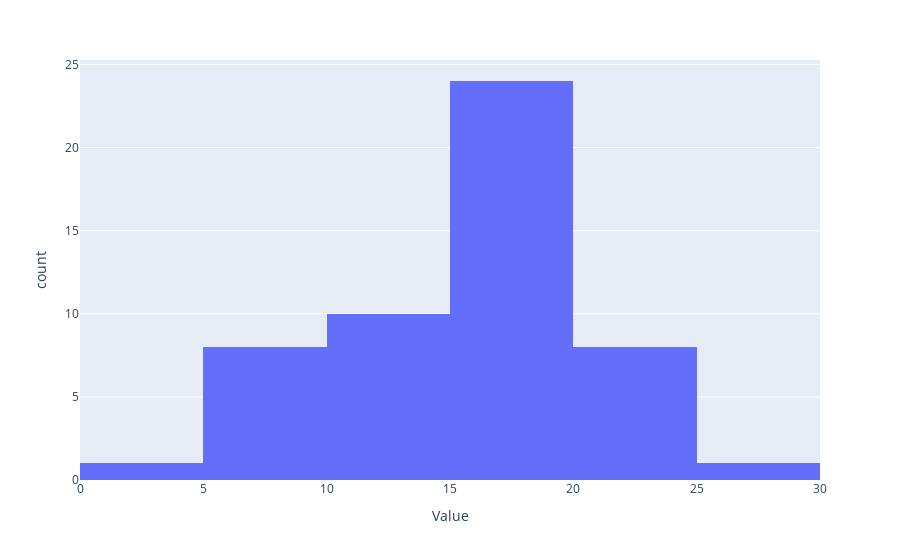

The code cell stored with this chart in its notebook:
### Code cell
fig = px.histogram(df_recentyear_age, x="Value")
fig.show()

### Figure 1 — Plotly figure (JSON) as saved in the notebook; plotly's stock layout.template omitted (floating-point values rounded to 4 significant figures)
{"data": [{"alignmentgroup": "True", "bingroup": "x", "hovertemplate": "Value=%{x}<br>count=%{y}<extra></extra>", "legendgroup": "", "marker": {"color": "#636efa"}, "name": "", "offsetgroup": "", "orientation": "v", "showlegend": false, "type": "histogram", "x": [15.66, 18.76, 18.84, 17.16, 19.41, 19.46, 21.61, 19.84, 21.47, 21.89, 19.14, 14.14, 13.86, 22.68, 28.14, 14.29, 14.35, 7.246, 19.02, 15.29, 17.09, 17.23, 21.67, 15.78, 19.29, 19.86, 18.37, 8.649, 18.31, 16.03, 9.222, 11.55, 8.06, 19.68, 11.65, 14.75, 19.67, 20.18, 11.2, 21.17, 11.19, 8.18, 20.36, 16.02, 6.176, 5.812, 19.71, 18.79, 18.36, 3.22, 13.72, 5.587], "xaxis": "x", "yaxis": "y"}], "layout": {"barmode": "relative", "legend": {"tracegroupgap": 0}, "margin": {"t": 60}, "xaxis": {"anchor": "y", "domain": [0, 1], "title": {"text": "Value"}}, "yaxis": {"anchor": "x", "domain": [0, 1], "title": {"text": "count"}}}}
